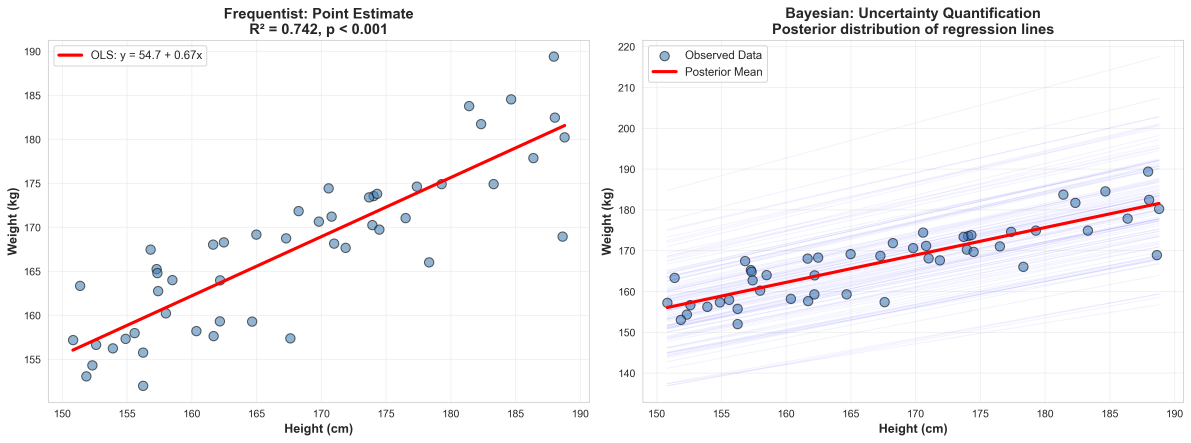
#> input picture img/chapter_img/chapter04/frequentist_vs_bayesian_regression.png, 4764 x 1771 px (shown at 1/4 size)
$ python split_chapter04_combined_figures.py
#> lines starting #> are read from the running program, lines starting #| are printed output that depends on the picture; after the words box and inside, x2 and y2 are one past the last pixel; in counts of white or black regions, pixels touching at a corner belong together
#!/usr/bin/env python3
"""Split combined lesson figures in chapter04 into standalone panel images."""

from pathlib import Path

import numpy as np
from PIL import Image


BASE_DIR = Path(__file__).resolve().parent


def trim_whitespace(image, padding=20, threshold=245):
    """Trim outer whitespace while keeping a small visual margin."""
    rgba = np.asarray(image.convert("RGBA"))
    visible_pixels = np.any(rgba[:, :, :3] < threshold, axis=2) | (rgba[:, :, 3] < 250)
    coordinates = np.argwhere(visible_pixels)

    if coordinates.size == 0:
        return image

    y0, x0 = coordinates.min(axis=0)
    y1, x1 = coordinates.max(axis=0) + 1

    x0 = max(0, x0 - padding)
    y0 = max(0, y0 - padding)
    x1 = min(image.width, x1 + padding)
    y1 = min(image.height, y1 + padding)

    return image.crop((x0, y0, x1, y1))


def split_custom_boxes(filename, boxes, padding=20):
    """Split a figure using normalized crop boxes."""
#> called with filename = 'frequentist_vs_bayesian_regression.png', padding = 20
    image = Image.open(BASE_DIR / filename).convert("RGBA")
#> image is the input picture: PIL image 4764x1771 RGBA; mean R, G, B, A 248.3, 247, 248.6, 255

    for output_name, (x0, y0, x1, y1) in boxes.items():
        crop = image.crop(
            (
                round(x0 * image.width),
                round(y0 * image.height),
                round(x1 * image.width),
                round(y1 * image.height),
            )
        )
        panel = trim_whitespace(crop, padding=padding).convert("RGB")
        panel.save(BASE_DIR / output_name)
        print(f"  -> {output_name}")
#> this loop made 2 passes
#> pass 1, in split_custom_boxes, `crop = image.crop( ( round(x0 * image.width), round(y0 * image.height)..`:
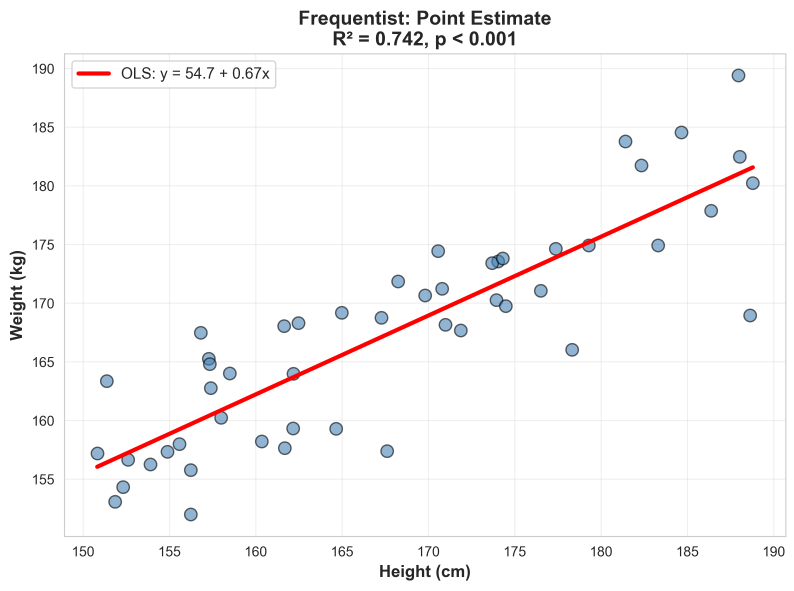
#> crop: PIL image 2382x1771 RGBA (shown at 1/3 size); mean R, G, B, A 250, 248.7, 249, 255
#> pass 1, in trim_whitespace, `visible_pixels = np.any(rgba[:, :, :3] < threshold, axis=2) | (rgba[:,..`:
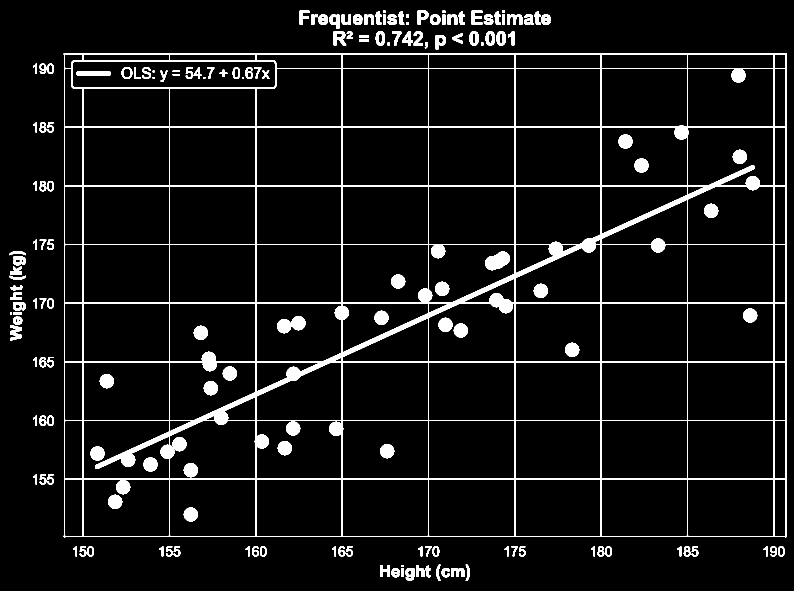
#> visible_pixels: shape (1771, 2382) bool (shown at 1/3 size); 6.2% white; 167 white regions, largest, box (x1, y1, x2, y2) and area: (191, 159, 2360, 1612) 167656, (1455, 754, 1530, 811) 2853, (1855, 403, 1898, 446) 1405
#> pass 1, in split_custom_boxes, `panel = trim_whitespace(crop, padding=padding).convert("RGB")`:
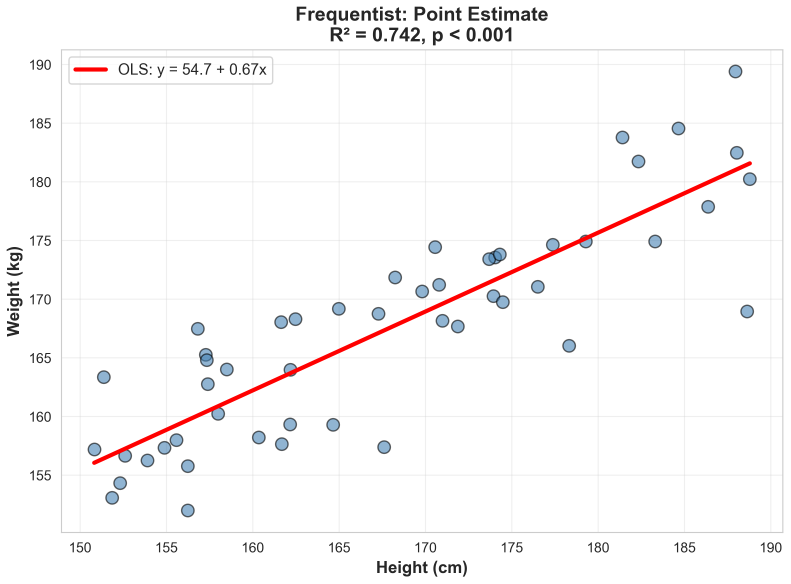
#> panel: PIL image 2371x1750 RGB (shown at 1/3 size); mean R, G, B 249.9, 248.6, 248.9
#> pass 2, in split_custom_boxes, `crop = image.crop( ( round(x0 * image.width), round(y0 * image.height)..`:
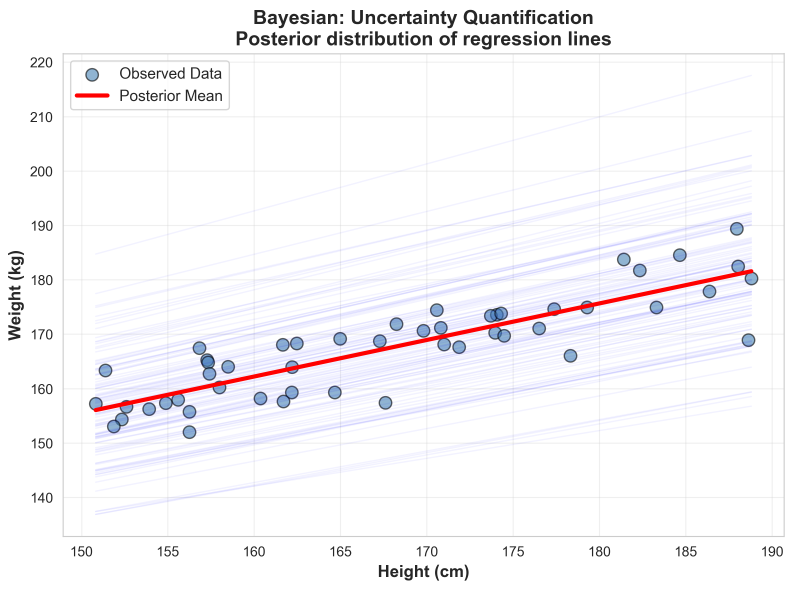
#> crop: PIL image 2382x1771 RGBA (shown at 1/3 size); mean R, G, B, A 246.6, 245.4, 248.2, 255
#> after the loop:
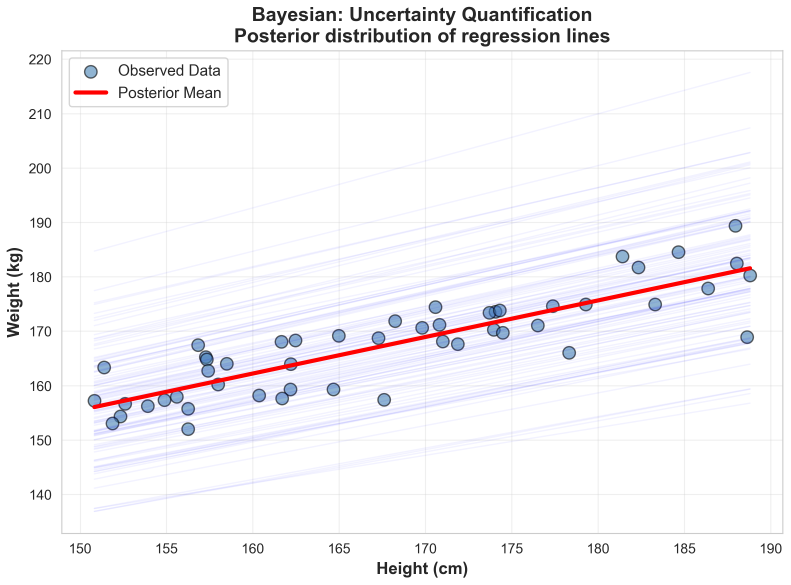
#> panel: PIL image 2371x1753 RGB (shown at 1/3 size); mean R, G, B 246.5, 245.2, 248.1


def main():
    custom_jobs = {
        "frequentist_vs_bayesian_regression.png": {
            "chapter04_frequentist_point_estimate.png": (0.00, 0.00, 0.50, 1.00),
            "chapter04_bayesian_uncertainty_quantification.png": (0.50, 0.00, 1.00, 1.00),
        },
        "regression_generative_story.png": {
            "chapter04_regression_data_generating_process.png": (0.00, 0.00, 0.50, 0.50),
            "chapter04_regression_story_summary.png": (0.50, 0.00, 1.00, 0.50),
            "chapter04_regression_distribution_fixed_height.png": (0.00, 0.50, 0.50, 1.00),
            "chapter04_regression_residual_distribution.png": (0.50, 0.50, 1.00, 1.00),
        },
        "regression_parameter_interpretation.png": {
            "chapter04_intercept_after_centering.png": (0.00, 0.00, 0.3334, 1.00),
            "chapter04_slope_interpretation.png": (0.3333, 0.00, 0.6667, 1.00),
            "chapter04_noise_interpretation.png": (0.6666, 0.00, 1.00, 1.00),
        },
        "standardization_comparison.png": {
            "chapter04_standardization_raw_data.png": (0.00, 0.00, 0.50, 1.00),
            "chapter04_standardization_standardized_data.png": (0.50, 0.00, 1.00, 1.00),
        },
        "prior_intercept_comparison.png": {
            "chapter04_prior_intercept_too_wide.png": (0.00, 0.00, 0.3334, 1.00),
            "chapter04_prior_intercept_weakly_informative.png": (0.3333, 0.00, 0.6667, 1.00),
            "chapter04_prior_intercept_too_narrow.png": (0.6666, 0.00, 1.00, 1.00),
        },
        "prior_slope_comparison.png": {
            "chapter04_prior_slope_too_wide.png": (0.00, 0.00, 0.3334, 1.00),
            "chapter04_prior_slope_weakly_informative.png": (0.3333, 0.00, 0.6667, 1.00),
            "chapter04_prior_slope_too_narrow.png": (0.6666, 0.00, 1.00, 1.00),
        },
        "prior_noise_halfnormal.png": {
            "chapter04_prior_noise_halfnormal_curve.png": (0.00, 0.00, 0.50, 1.00),
            "chapter04_prior_noise_halfnormal_summary.png": (0.50, 0.00, 1.00, 1.00),
        },
        "prior_predictive_slopes.png": {
            "chapter04_prior_predictive_weakly_informative.png": (0.00, 0.00, 0.50, 1.00),
            "chapter04_prior_predictive_too_wide.png": (0.50, 0.00, 1.00, 1.00),
        },
        "prior_sensitivity_analysis.png": {
            "chapter04_prior_sensitivity_posterior_overlay.png": (0.00, 0.00, 0.50, 1.00),
            "chapter04_prior_sensitivity_summary.png": (0.50, 0.00, 1.00, 1.00),
        },
        "posterior_predictive_checks.png": {
            "chapter04_ppc_observed_vs_predicted.png": (0.00, 0.08, 0.3334, 0.56),
            "chapter04_ppc_distribution_at_x5.png": (0.3333, 0.08, 0.6667, 0.56),
            "chapter04_ppc_test_stat_mean.png": (0.6666, 0.08, 1.00, 0.56),
            "chapter04_ppc_residual_distribution.png": (0.00, 0.52, 0.3334, 1.00),
            "chapter04_ppc_variance_check.png": (0.3333, 0.52, 0.6667, 1.00),
            "chapter04_ppc_summary.png": (0.6666, 0.52, 1.00, 1.00),
        },
        "regression_assumptions_diagnostic.png": {
            "chapter04_good_model_scatter.png": (0.00, 0.08, 0.25, 0.40),
            "chapter04_bad_nonlinearity_scatter.png": (0.25, 0.08, 0.50, 0.40),
            "chapter04_bad_heteroskedasticity_scatter.png": (0.50, 0.08, 0.75, 0.40),
            "chapter04_bad_nonnormal_scatter.png": (0.75, 0.08, 1.00, 0.40),
            "chapter04_good_model_residuals.png": (0.00, 0.36, 0.25, 0.70),
            "chapter04_bad_nonlinearity_residuals.png": (0.25, 0.36, 0.50, 0.70),
            "chapter04_bad_heteroskedasticity_residuals.png": (0.50, 0.36, 0.75, 0.70),
            "chapter04_bad_nonnormal_residuals.png": (0.75, 0.36, 1.00, 0.70),
            "chapter04_good_model_qq.png": (0.00, 0.66, 0.25, 1.00),
            "chapter04_bad_nonlinearity_qq.png": (0.25, 0.66, 0.50, 1.00),
            "chapter04_bad_heteroskedasticity_qq.png": (0.50, 0.66, 0.75, 1.00),
            "chapter04_bad_nonnormal_qq.png": (0.75, 0.66, 1.00, 1.00),
        },
    }

    for filename, boxes in custom_jobs.items():
        print(f"Splitting custom: {filename}")
        split_custom_boxes(filename, boxes)
#> pass 2 of the loop in main, `for filename, boxes in custom_jobs.items():`:
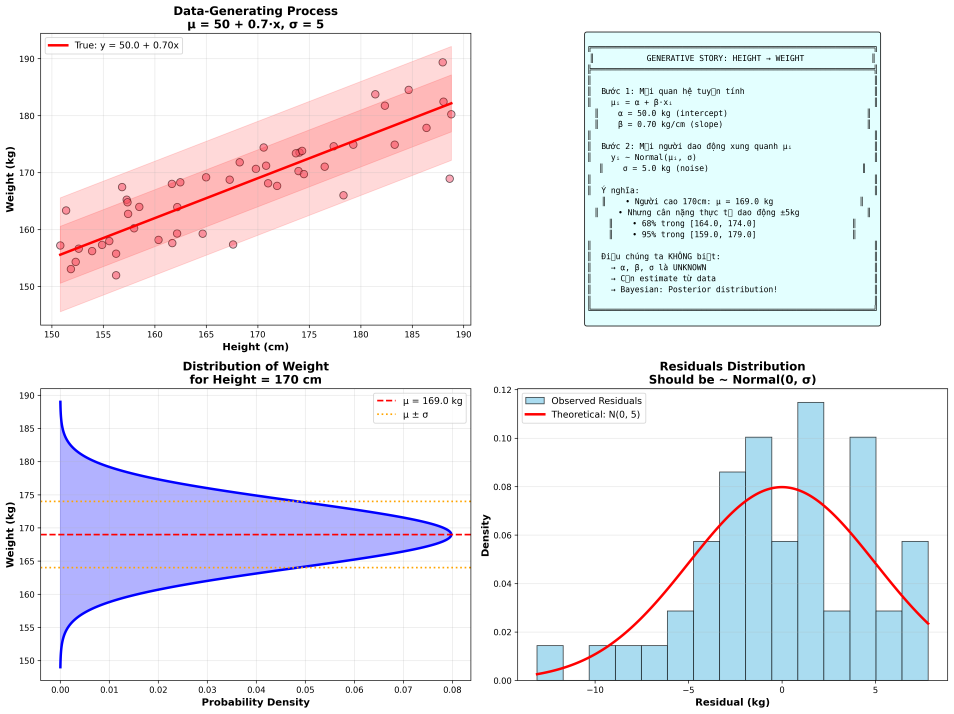
#> input picture img/chapter_img/chapter04/regression_generative_story.png, 4768 x 3568 px (shown at 1/5 size)
#> in split_custom_boxes, image is the input picture: PIL image 4768x3568 RGBA; mean R, G, B, A 235.2, 236.9, 242.3, 255
#> the loop in split_custom_boxes (call 2), `for output_name, (x0, y0, x1, y1) in boxes.items():` made 4 passes
#> pass 1, in trim_whitespace (call 3), `visible_pixels = np.any(rgba[:, :, :3] < threshold, axis=2) | (rgba[:,..`:
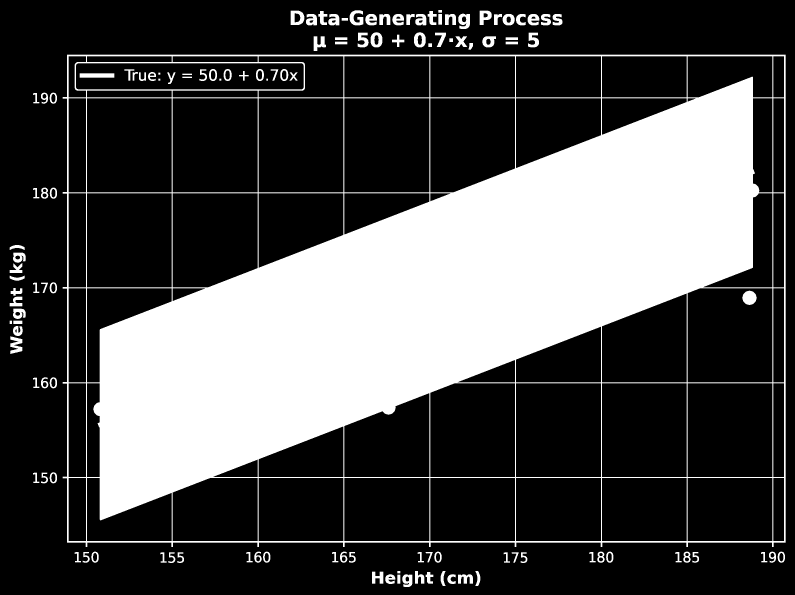
#> visible_pixels: shape (1784, 2384) bool (shown at 1/3 size); 30% white; 125 white regions, largest, box (x1, y1, x2, y2) and area: (188, 164, 2357, 1641) 1217341, (2227, 872, 2270, 915) 1405, (239, 220, 343, 233) 1352
#> after the loop in split_custom_boxes (call 2), `for output_name, (x0, y0, x1, y1) in boxes.items():`:
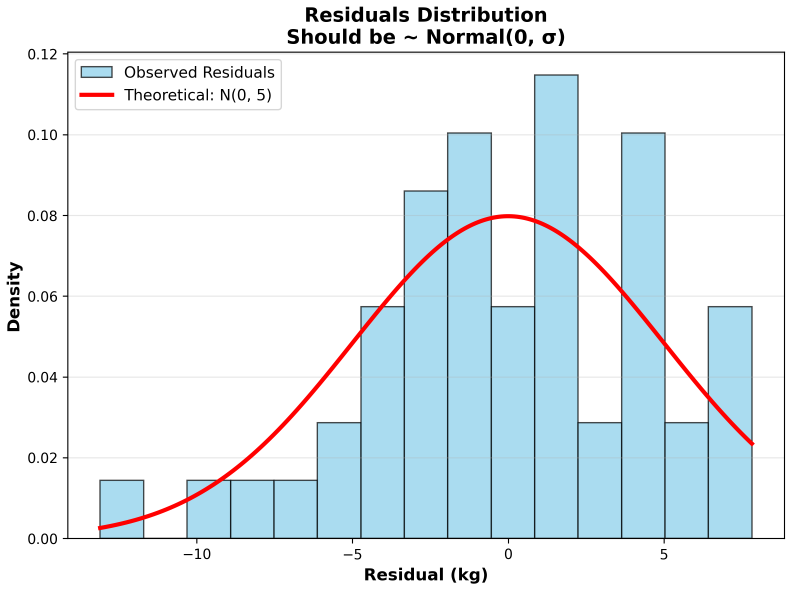
#> panel: PIL image 2376x1771 RGB (shown at 1/3 size); mean R, G, B 225.4, 236.2, 241.3


if __name__ == "__main__":
#> (the run stopped early here; a loop or call above may not have finished)
